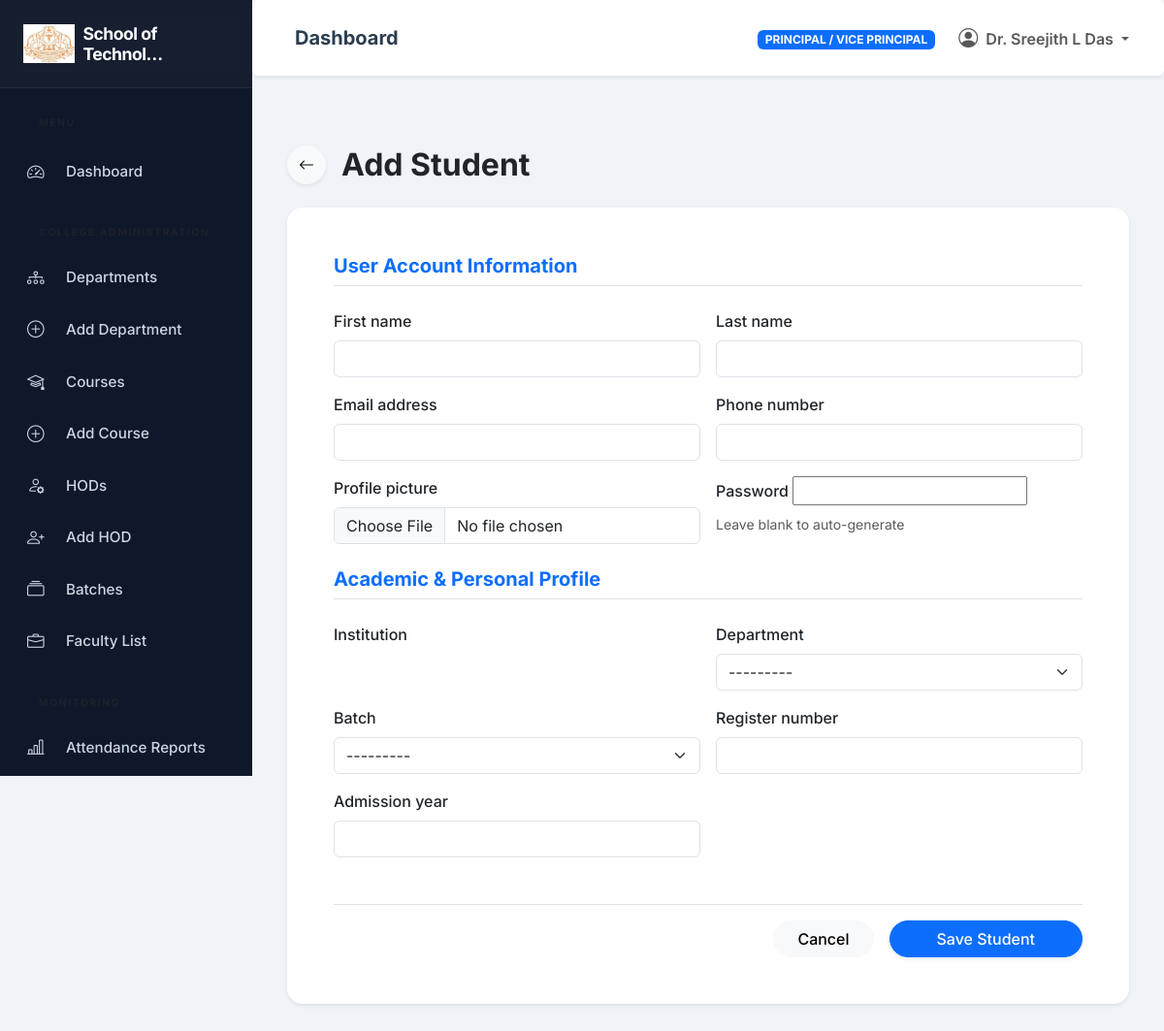
Page /students/add/ (signed in) on the committed database.
### institutions/models.py (models this page shows, shortened)
class Institution(models.Model):
    institution_name = models.CharField(max_length=255)
    institution_code = models.CharField(max_length=50, unique=True)
    location = models.TextField()
    principal = models.OneToOneField(settings.AUTH_USER_MODEL, on_delete=models.SET_NULL, null=True, blank=True, related_name='principal_of', limit_choices_to={'role': 'INSTITUTION_ADMIN'})
    vice_principal = models.OneToOneField(settings.AUTH_USER_MODEL, on_delete=models.SET_NULL, null=True, blank=True, related_name='vice_principal_of', limit_choices_to={'role': 'INSTITUTION_ADMIN'})
    contact_email = models.EmailField()
    contact_phone = models.CharField(max_length=20, null=True, blank=True)
    logo = models.ImageField(upload_to='institutions/logos/', null=True, blank=True)
    established_date = models.DateField(null=True, blank=True)
    is_active = models.BooleanField(default=True)
    created_at = models.DateTimeField(auto_now_add=True)
    updated_at = models.DateTimeField(auto_now=True)
    @property
    def name(self):
        return self.institution_name
    @property
    def code(self):
        return self.institution_code

### accounts/models.py (models this page shows, shortened)
class User(AbstractUser):
    class Role(models.TextChoices):
        SUPER_ADMIN = 'SUPER_ADMIN', 'CPAS Admin'
        INSTITUTION_ADMIN = 'INSTITUTION_ADMIN', 'Principal / Vice Principal'
        HOD = 'HOD', 'HOD'
        FACULTY = 'FACULTY', 'Faculty'
        STUDENT = 'STUDENT', 'Student'
    email = models.EmailField(_('email address'), unique=True)
    role = models.CharField(max_length=20, choices=Role.choices, default=Role.STUDENT)
    phone_number = models.CharField(max_length=15, blank=True, null=True)
    profile_picture = models.ImageField(upload_to='profiles/', null=True, blank=True)
    USERNAME_FIELD = 'email'
    REQUIRED_FIELDS = []
    objects = CustomUserManager()
    @property
    def is_super_admin(self):
        return self.role == self.Role.SUPER_ADMIN or self.is_superuser
    @property
    def is_institution_admin(self):
        return self.role == self.Role.INSTITUTION_ADMIN
    @property
    def is_hod(self):
        return self.role == self.Role.HOD
    @property
    def is_faculty(self):
        return self.role == self.Role.FACULTY
    @property
    def is_student(self):
        return self.role == self.Role.STUDENT

### students/views.py (the view)
# urls.py: path('add/', views.student_create, name='student_add'),
@login_required
@hod_required
@transaction.atomic
def student_create(request):
    if request.method == 'POST':
        user_form = StudentUserForm(request.POST, request.FILES)
        student_form = StudentProfileForm(request.POST, user=request.user)
        if user_form.is_valid() and student_form.is_valid():
            new_user = user_form.save(commit=False)
            new_user.role = User.Role.STUDENT
            raw_password = user_form.cleaned_data.get('password')
            if not raw_password:
                raw_password = User.objects.make_random_password(length=12)
            new_user.set_password(raw_password)
            new_user.save()
            student = student_form.save(commit=False)
            student.user = new_user
            student.save()
            messages.success(request, f'Student created successfully. Password: {raw_password}')
            return redirect('students:student_list')
    else:
        user_form = StudentUserForm()
        student_form = StudentProfileForm(user=request.user)
    return render(request, 'students/student_form.html', {
        'user_form': user_form,
        'student_form': student_form,
        'title': 'Add Student'
    })

### students/forms.py
class StudentUserForm(forms.ModelForm):
    password = forms.CharField(widget=forms.PasswordInput, required=False, help_text="Leave blank to auto-generate")
    class Meta:
        model = User
        fields = ['first_name', 'last_name', 'email', 'phone_number', 'profile_picture']
        widgets = {
            'first_name': forms.TextInput(attrs={'class': 'form-control'}),
            'last_name': forms.TextInput(attrs={'class': 'form-control'}),
            'email': forms.EmailInput(attrs={'class': 'form-control'}),
            'phone_number': forms.TextInput(attrs={'class': 'form-control'}),
            'profile_picture': forms.FileInput(attrs={'class': 'form-control'}),
        }

### accounts/context_processors.py (called while the page is built)
def user_institution(request):
    if not request.user.is_authenticated:
        return {}
    user = request.user
    institution = None
    if user.is_super_admin:
        institution = Institution.objects.first()
    elif user.is_institution_admin:
        institution = getattr(user, 'principal_of', getattr(user, 'vice_principal_of', None))
    elif user.is_hod:
        dept = user.managed_departments.first()
        if dept:
            institution = dept.institution
    elif user.is_faculty:
        if hasattr(user, 'faculty_profile'):
            institution = user.faculty_profile.institution
    elif user.is_student:
        if hasattr(user, 'student_profile'):
            institution = user.student_profile.institution
    return {
        'current_institution': institution
    }

### departments/models.py (called while the page is built)
    def __str__(self):
        return f"{self.department_name} - {self.institution.code}"

### students/models.py (called while the page is built)
    def __str__(self):
        return f"{self.batch_name} ({self.course.course_code})"

### students/templates/students/student_form.html (shortened to what this page needs)
{% extends 'base_dashboard.html' %}
{% block dashboard_content %}
<div class="container py-4 max-w-4xl">
    <div class="d-flex align-items-center mb-4 gap-3">
        <a href="{% url 'students:student_list' %}" class="btn btn-light rounded-circle shadow-sm" style="width: 40px; height: 40px; display:flex; align-items:center; justify-content:center;">
            <i class="bi bi-arrow-left"></i>
        </a>
        <h2 class="fw-bold mb-0 text-dark">{{ title }}</h2>
    </div>
    <div class="card border-0 shadow-sm rounded-4 overflow-hidden">
        <div class="card-body p-4 p-lg-5">
            <form method="post" enctype="multipart/form-data" novalidate>
                <h5 class="fw-bold text-primary mb-4 border-bottom pb-2">User Account Information</h5>
                <div class="row g-3 mb-4">
                    {% for field in user_form %}
                    <div class="col-md-6">
                        <label for="{{ field.id_for_label }}" class="form-label fw-medium">{{ field.label }}</label>
                        {{ field }}
                        {% if field.help_text %}
                        <div class="form-text small text-muted">{{ field.help_text }}</div>
                        {% endif %}
                    </div>
                    {% endfor %}
                </div>
                <h5 class="fw-bold text-primary mb-4 border-bottom pb-2">Academic & Personal Profile</h5>
                <div class="row g-3">
                    {% for field in student_form %}
                    <div class="col-md-6 {% if field.name == 'address' %}col-md-12{% endif %}">
                        <label for="{{ field.id_for_label }}" class="form-label fw-medium">{{ field.label }}</label>
                        {{ field }}
                    </div>
                    {% endfor %}
                </div>
                <div class="d-flex justify-content-end gap-3 mt-5 pt-3 border-top">
                    <a href="{% url 'students:student_list' %}" class="btn btn-light px-4 rounded-pill">Cancel</a>
                    <button type="submit" class="btn btn-primary px-5 rounded-pill shadow-sm">Save Student</button>
                </div>
            </form>
        </div>
    </div>
</div>
{% endblock %}

### templates/includes/sidebar.html (shortened to what this page needs)
<nav id="sidebar">
    <div class="sidebar-header">
        <a href="{% url 'dashboard:index' %}" class="text-decoration-none">
            <h4 class="mb-0 fw-bold d-flex align-items-center text-white">
                {% if current_institution and current_institution.logo %}
                    <img src="{{ current_institution.logo.url }}" alt="{{ current_institution.name }}" class="me-2" style="max-height: 40px; width: auto; object-fit: contain;">
                {% else %}
                    <i class="bi bi-mortarboard-fill me-2 text-primary"></i>
                {% endif %}
                <span style="font-size: 1.1rem; letter-spacing: -0.5px;">
                    {% if current_institution %}
                        {{ current_institution.name|truncatechars:18 }}
                    {% else %}
                        CPAS ERP
                    {% endif %}
                </span>
            </h4>
        </a>
    </div>
    <ul class="list-unstyled components">
        <p class="text-uppercase fw-bold ms-3 mb-2 text-muted" style="font-size:0.65rem;">Menu</p>
        <li class="{% if '/dashboard/' in request.path %}active{% endif %}">
            {% if user.is_super_admin %}
                <a href="{% url 'dashboard:admin_dashboard' %}"><i class="bi bi-speedometer2 me-2"></i> Dashboard</a>
            {% elif user.is_institution_admin %}
                <a href="{% url 'dashboard:principal_dashboard' %}"><i class="bi bi-speedometer2 me-2"></i> Dashboard</a>
            {% elif user.is_hod %}
                <a href="{% url 'dashboard:hod_dashboard' %}"><i class="bi bi-speedometer2 me-2"></i> Dashboard</a>
            {% elif user.is_faculty %}
                <a href="{% url 'dashboard:faculty_dashboard' %}"><i class="bi bi-speedometer2 me-2"></i> Dashboard</a>
            {% elif user.is_student %}
                <a href="{% url 'dashboard:student_dashboard' %}"><i class="bi bi-speedometer2 me-2"></i> Dashboard</a>
            {% else %}
                <a href="{% url 'accounts:login' %}"><i class="bi bi-speedometer2 me-2"></i> Dashboard</a>
            {% endif %}
        </li>
        {% if user.is_institution_admin %}
        <p class="text-uppercase fw-bold ms-3 mt-3 mb-1 text-muted" style="font-size:0.65rem;">College Administration</p>
        <li><a href="{% url 'departments:department_list' %}"><i class="bi bi-diagram-3 me-2"></i> Departments</a></li>
        <li><a href="{% url 'departments:department_add' %}"><i class="bi bi-plus-circle me-2"></i> Add Department</a></li>
        <li><a href="{% url 'courses:course_list' %}"><i class="bi bi-mortarboard me-2"></i> Courses</a></li>
        <li><a href="{% url 'courses:course_add' %}"><i class="bi bi-plus-circle me-2"></i> Add Course</a></li>
        <li><a href="{% url 'departments:manage_hods' %}"><i class="bi bi-person-gear me-2"></i> HODs</a></li>
        <li><a href="{% url 'departments:add_hod' %}"><i class="bi bi-person-plus me-2"></i> Add HOD</a></li>
        <li><a href="{% url 'students:batch_list' %}"><i class="bi bi-collection me-2"></i> Batches</a></li>
        <li><a href="{% url 'faculty:faculty_list' %}"><i class="bi bi-briefcase me-2"></i> Faculty List</a></li>
        <p class="text-uppercase fw-bold ms-3 mt-3 mb-1 text-muted" style="font-size:0.65rem;">Monitoring</p>
        <li><a href="{% url 'attendance:attendance_report' %}"><i class="bi bi-bar-chart-line me-2"></i> Attendance Reports</a></li>
        <li><a href="{% url 'examinations:exam_list' %}"> Examinations</a></li>
        {% endif %}
    </ul>
</nav>

### templates/includes/navbar.html (shortened to what this page needs)
<nav class="navbar navbar-expand-lg navbar-light bg-white rounded shadow-sm mb-4 p-3">
    <div class="container-fluid">
        <h5 class="mb-0 ms-3 fw-bold text-gray-800 d-none d-md-block">
            {% block page_title %}Dashboard{% endblock %}
        </h5>
        <div class="collapse navbar-collapse d-flex justify-content-end" id="navbarSupportedContent">
            <ul class="nav navbar-nav ml-auto align-items-center">
                <li class="nav-item me-3">
                    <span class="badge bg-primary text-uppercase px-2 py-1">{{ user.get_role_display }}</span>
                </li>
                <li class="nav-item dropdown">
                    <a class="nav-link dropdown-toggle fw-semibold" href="#" id="navbarDropdown" role="button" data-bs-toggle="dropdown">
                        <i class="bi bi-person-circle fs-5 me-1"></i> {{ user.get_full_name|default:user.email }}
                    </a>
                </li>
            </ul>
        </div>
    </div>
</nav>

### static/css/style.css (style rules this page uses)
:root { --primary-color: #0b3d91; --secondary-color: #f1c40f; --accent-color: #c0392b; --text-dark: #2c3e50; --text-light: #ecf0f1; --bg-light: #f0f4f8; --sidebar-bg: #0f172a; --sidebar-hover: #1e293b; --sidebar-active: #4f46e5; }
*, *::before, *::after { box-sizing: border-box; }
body { font-family: 'Inter', sans-serif; color: var(--text-dark); background-color: var(--bg-light); overflow-x: hidden; margin: 0; scroll-behavior: smooth; }
a { text-decoration: none; transition: all 0.2s ease; }
#sidebar { min-width: 260px; max-width: 260px; background: var(--sidebar-bg); color: #e2e8f0; transition: all 0.3s cubic-bezier(0.4, 0, 0.2, 1); position: sticky; top: 0; height: 100vh; overflow-y: auto; overflow-x: hidden; z-index: 1040; scrollbar-width: thin; scrollbar-color: #334155 transparent; }
#sidebar .sidebar-header { padding: 1.5rem; background: rgba(255,255,255,0.03); border-bottom: 1px solid rgba(255,255,255,0.05); position: sticky; top: 0; z-index: 10; backdrop-filter: blur(8px); }
#sidebar ul.components { padding: 1rem 0; list-style: none; margin: 0; }
#sidebar ul p { color: #94a3b8; padding: 0.75rem 1.5rem 0.5rem; font-size: 0.7rem; font-weight: 800; text-transform: uppercase; letter-spacing: 0.15em; margin-bottom: 0; }
#sidebar ul li a { padding: 0.85rem 1.5rem; font-size: 0.95rem; display: flex; align-items: center; color: #cbd5e1; transition: all 0.25s ease; border-left: 4px solid transparent; font-weight: 500; }
#sidebar ul li a i { font-size: 1.1rem; min-width: 2rem; transition: transform 0.2s ease; }
.btn { transition: all 0.3s cubic-bezier(0.4, 0, 0.2, 1); font-weight: 500; }
.card { transition: all 0.3s ease; border: 1px solid rgba(0,0,0,0.05); }

### rows in the picture
Institution: logo (picture), name "School of Technol…"
User: role "PRINCIPAL / VICE PRINCIPAL", get_full_name "Dr. Sreejith L Das"

### other values in the picture
{{ title }} "Add Student"
{{ field.label }} "First name" "Last name" "Email address" "Phone number" "Profile picture" "Password"
{{ field.help_text }} "Leave blank to auto-generate"
{{ field.label }} "Institution" "Department" "Batch" "Register number" "Admission year"
